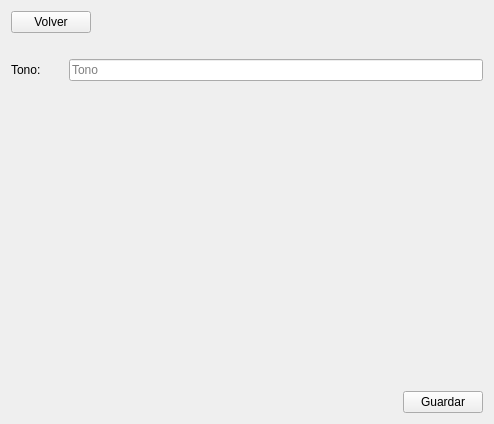
<?xml version="1.0" encoding="UTF-8"?>
<ui version="4.0">
 <class>TonoForm</class>
 <widget class="QWidget" name="TonoForm">
  <property name="geometry">
   <rect>
    <x>0</x>
    <y>0</y>
    <width>494</width>
    <height>424</height>
   </rect>
  </property>
  <property name="windowTitle">
   <string>Form</string>
  </property>
  <property name="styleSheet">
   <string notr="true"/>
  </property>
  <layout class="QVBoxLayout" name="verticalLayout">
   <item>
    <layout class="QHBoxLayout" name="horizontalLayout">
     <item>
      <widget class="QPushButton" name="bt_back">
       <property name="cursor">
        <cursorShape>PointingHandCursor</cursorShape>
       </property>
       <property name="text">
        <string>Volver</string>
       </property>
       <property name="icon">
        <iconset>
         <normaloff>images/back-arrow.svg</normaloff>images/back-arrow.svg</iconset>
       </property>
       <property name="iconSize">
        <size>
         <width>32</width>
         <height>32</height>
        </size>
       </property>
      </widget>
     </item>
     <item>
      <spacer name="horizontalSpacer">
       <property name="orientation">
        <enum>Qt::Horizontal</enum>
       </property>
       <property name="sizeHint" stdset="0">
        <size>
         <width>40</width>
         <height>20</height>
        </size>
       </property>
      </spacer>
     </item>
    </layout>
   </item>
   <item>
    <widget class="QPushButton" name="bt_title">
     <property name="minimumSize">
      <size>
       <width>0</width>
       <height>0</height>
      </size>
     </property>
     <property name="layoutDirection">
      <enum>Qt::RightToLeft</enum>
     </property>
     <property name="styleSheet">
      <string notr="true">background-color: rgba(255, 255, 255, 0);
border: none;</string>
     </property>
     <property name="text">
      <string/>
     </property>
     <property name="icon">
      <iconset>
       <normaloff>images/palette white.svg</normaloff>images/palette white.svg</iconset>
     </property>
     <property name="iconSize">
      <size>
       <width>100</width>
       <height>100</height>
      </size>
     </property>
    </widget>
   </item>
   <item>
    <layout class="QHBoxLayout" name="horizontalLayout_2" stretch="1,8">
     <item>
      <widget class="QLabel" name="label_2">
       <property name="text">
        <string>Tono: </string>
       </property>
      </widget>
     </item>
     <item>
      <widget class="QLineEdit" name="tono">
       <property name="placeholderText">
        <string>Tono</string>
       </property>
      </widget>
     </item>
    </layout>
   </item>
   <item>
    <spacer name="verticalSpacer_2">
     <property name="orientation">
      <enum>Qt::Vertical</enum>
     </property>
     <property name="sizeHint" stdset="0">
      <size>
       <width>20</width>
       <height>40</height>
      </size>
     </property>
    </spacer>
   </item>
   <item>
    <layout class="QHBoxLayout" name="horizontalLayout_3">
     <item>
      <spacer name="horizontalSpacer_2">
       <property name="orientation">
        <enum>Qt::Horizontal</enum>
       </property>
       <property name="sizeHint" stdset="0">
        <size>
         <width>40</width>
         <height>20</height>
        </size>
       </property>
      </spacer>
     </item>
     <item>
      <widget class="QPushButton" name="bt_save">
       <property name="cursor">
        <cursorShape>PointingHandCursor</cursorShape>
       </property>
       <property name="text">
        <string>Guardar</string>
       </property>
       <property name="icon">
        <iconset>
         <normaloff>images/save.svg</normaloff>images/save.svg</iconset>
       </property>
       <property name="iconSize">
        <size>
         <width>32</width>
         <height>32</height>
        </size>
       </property>
      </widget>
     </item>
    </layout>
   </item>
  </layout>
 </widget>
 <resources/>
 <connections/>
</ui>
